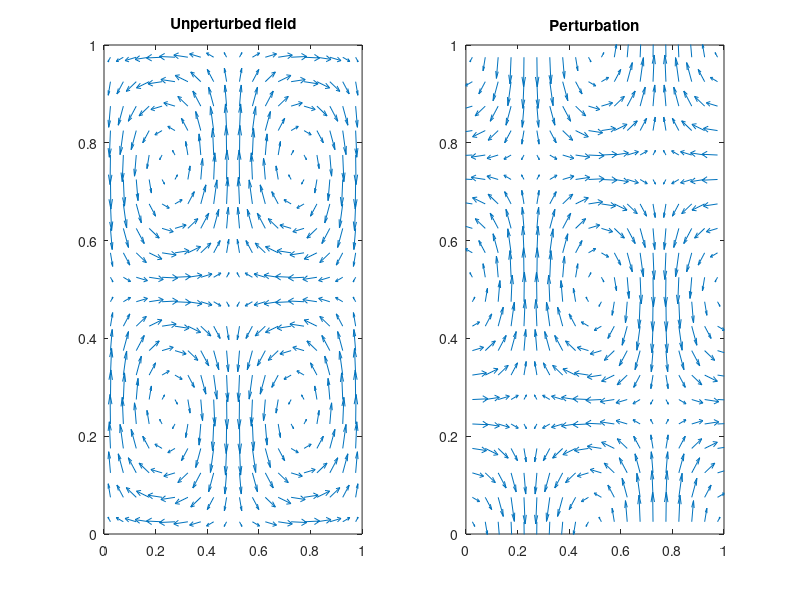

Write MATLAB code to recreate this figure. (Note: this script raises an error after producing the figure.)
eps = 0.0;
if eps > 1e-10
    name = 'meh2d_perturbed';
else
    name = 'meh2d_unperturbed';
end

u = @(x,y)[ -sin(x).*cos(y); cos(x) .* sin(y) ];
up = @(x,y)[ cos(x).*sin(y); -sin(x).*cos(y) ];

J = @(x,y)[ -cos(x).*cos(y), sin(x).*sin(y);...
     -sin(x).*sin(y), cos(x).*cos(y) ];

Jp = @(x,y)[-sin(x).*sin(y), cos(x).*cos(y);...
     -cos(x).*cos(y), sin(x).*sin(y)];

f = @(t,x)u(2*pi*x(1), 2*pi*x(2)) + eps*cos(2*pi*t)*up(2*pi*x(1), 2*pi*x(2));
Jf = @(t,x)2*pi*J(2*pi*x(1), 2*pi*x(2)) + 2*pi*eps*cos(2*pi*t)*Jp(2*pi*x(1), 2*pi*x(2));

N = 20;
grid1d = linspace(1/N,1,N)-1/(2*N);

[X1, X2] = meshgrid(grid1d, grid1d);

figure('Name','Fields')
subplot(1,2,1);
F = u(2*pi*X1, 2*pi*X2);
quiver(X1, X2, F(1:N,:), F(N+1:end,:));
title('Unperturbed field');
axis([0,1,0,1]);

subplot(1,2,2);
G = up(2*pi*X1, 2*pi*X2);
quiver(X1, X2, G(1:N,:), G(N+1:end,:));
title('Perturbation')
axis([0,1,0,1]);

ics = [X1(:), X2(:)];
Nic = size(ics,1);

%T = pi*10;
T = 5;
dt = 5e-3;
t = 0:dt:T;
tc = num2cell(t);

steps = 20;

Dets = zeros([size(X1), steps]);
Traces = zeros([size(X1), steps]);
for kr = 1:N
    parfor kc = 1:N
        ic = [ X1(1,kc), X2(kr,1)] ;
        
        % simulate
        S = ode23t(f, [0, T], ic.');
        
        % uniform resampling
        y = num2cell( deval(t, S), 1);
        
        % jacobians
        Ji = cellfun(Jf, tc, y , 'UniformOutput', false);
        
        %    [mJ, ti] = mcjacobian_mex(dt, cat(3,Ji{:}), 1000, 2);
        [mJ, ti] = mcjacobian_mex(dt, cat(3,Ji{:}), fix(length(t)/steps), 2);
        
        ts = t(ti+1);
        cP = squeeze(charpoly_sequence( mJ ));
        for step = 1:steps
            Dets(kr, kc, step) = cP(step,end);
            Traces(kr, kc, step) = -cP(step, end-1);
        end
    end
    fprintf(1,'Row %03d/%03d completed\n', kr,N);
end
disp('All done');
tind = length(t):-fix(length(t)/steps):0;
Times = t(tind(end-1:-1:1));
Times = Times( end-steps+1:end );

mh = zeros(size(Dets));
comprs = zeros(size(Dets));

for step = 1:steps
    [mhclasses, compr] = meh2d( Times(step), 0, ...
        Dets(:,:,step), ...
        Traces(:,:,step) );
    mh(:,:,step) = mhclasses;
    comprs(:,:,step) = compr;
end

save(name,'Dets','Traces','Times','steps','N','mh','comprs','X1','X2','eps')
